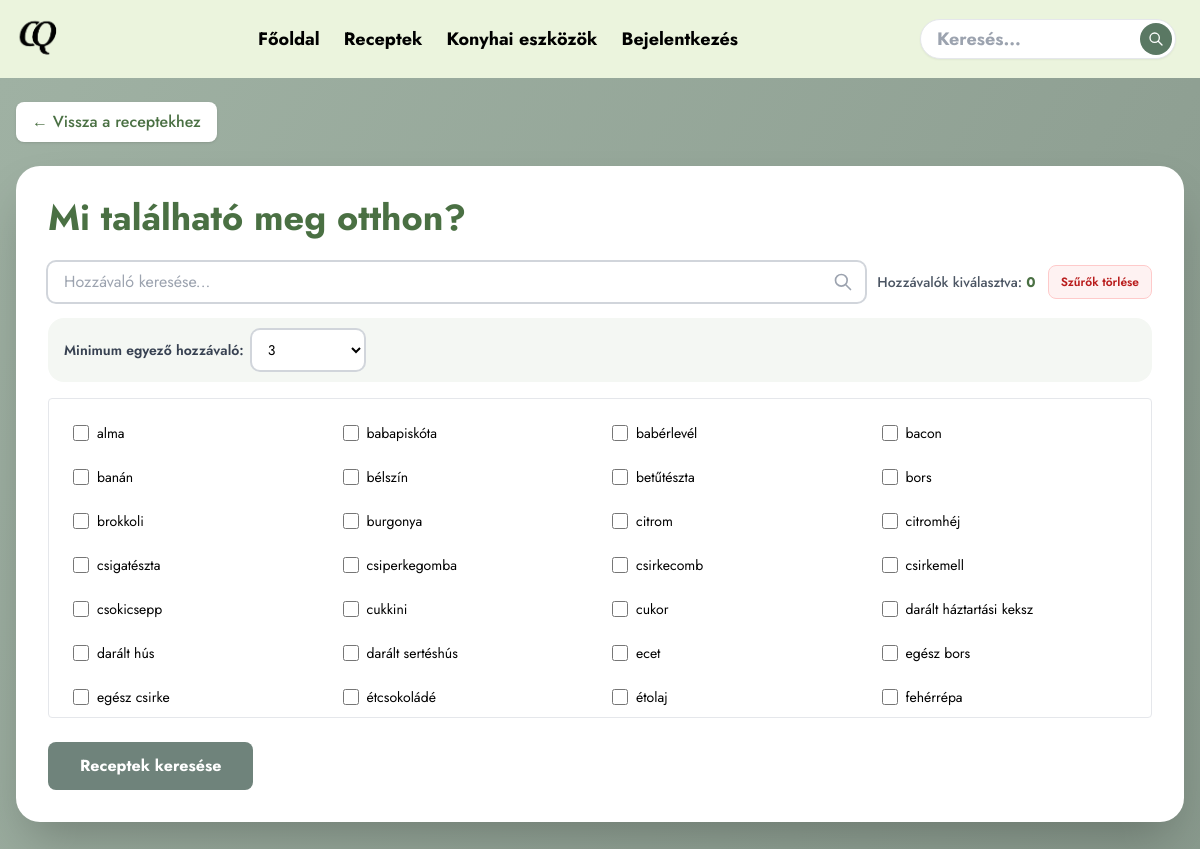
Screenshot of /views/receptek/hutom.php with the database file from the repository.
### tables this page shows
CREATE TABLE `hozzavalo` (
  `HozzavaloID` int(11) NOT NULL,
  `Elnevezes` varchar(50) NOT NULL,
  `Kep` varchar(255) DEFAULT NULL,
  `Torolve` tinyint(1) NOT NULL DEFAULT 0
);

### controller/HutoVezerlo.php (called while the page is built, shortened)
<?php
class HutoVezerlo
{
    private HutoTarolo $hutoTarolo;
    public function __construct(private PDO $pdo)
    {
        $this->hutoTarolo = new HutoTarolo($pdo);
    }
    private function alapViewData(): array
    {
        return [
            'osszesHozzavalo' => [],
            'szurtReceptek' => [],
            'kivalasztott' => [],
            'kivalasztottSet' => [],
            'minMatch' => 3,
            'receptHozzavalok' => [],
            'keresesTortent' => false,
        ];
    }
    public function kezeles(): array
    {
        $viewData = $this->alapViewData();
        $viewData['osszesHozzavalo'] = $this->hutoTarolo->osszesHozzavalo();
        $viewData['keresesTortent'] = ($_SERVER['REQUEST_METHOD'] === 'POST');
        $viewData['minMatch'] = isset($_POST['minMatch']) ? max(1, (int)$_POST['minMatch']) : 3;
        if (!$viewData['keresesTortent']) {
            return $viewData;
        }
        $viewData['kivalasztott'] = $this->tisztitottHozzavaloIdk($_POST['hozzavalok'] ?? []);
        $viewData['kivalasztottSet'] = array_flip($viewData['kivalasztott']);
        $viewData['szurtReceptek'] = $this->hutoTarolo->szurtReceptek($viewData['kivalasztott'], $viewData['minMatch']);
        return $viewData;
    }
}

### controller/HutoTarolo.php (called while the page is built, shortened)
<?php
class HutoTarolo
{
    public function osszesHozzavalo(): array
    {
        return $this->pdo->query("
            SELECT HozzavaloID, Elnevezes
            FROM hozzavalo
            WHERE Torolve = 0
            ORDER BY Elnevezes
        ")->fetchAll();
    }
}

### views/receptek/hutom.php (the view, shortened to what this page needs)
<?php
require_once __DIR__ . '/../../api/receptek_bootstrap.php';
require_once __DIR__ . '/../../controller/HutoVezerlo.php';
$vezerlo = new HutoVezerlo($pdo);
$viewData = $vezerlo->kezeles();
extract($viewData, EXTR_OVERWRITE);
include __DIR__ . '/../head.php';
?>
<main class="min-h-screen bg-gradient-to-br from-[#9FB1A3] to-[#7F8F83]">
    <div class="max-w-7xl mx-auto py-6 px-4">
        <a href="receptek.php"
           class="inline-flex items-center gap-2 mb-6 px-4 py-2 bg-white rounded-lg shadow hover:bg-gray-100 transition font-medium text-[#4A7043]">
            ← Vissza a receptekhez
        </a>
        <div class="bg-white rounded-3xl shadow-2xl p-8 mb-8">
            <h1 class="text-4xl font-bold text-[#4A7043] mb-6">Mi található meg otthon?</h1>
            <form method="POST" action="">
                <div class="flex flex-col gap-4 mb-4">
                    <div class="flex flex-col lg:flex-row lg:items-center gap-3">
                        <div class="relative flex-1 w-full">
                            <input type="text" id="hozzavaloKereses" placeholder="Hozzávaló keresése..."
                                   class="w-full h-10 rounded-lg bg-transparent ring-2 ring-gray-300 px-4 pr-10 focus:ring-[#5A7863] focus:outline-none">
                            <svg class="absolute right-3 top-2.5 w-5 h-5 text-gray-400" fill="none" stroke="currentColor" viewBox="0 0 24 24">
                                <path stroke-linecap="round" stroke-linejoin="round" stroke-width="2" d="M21 21l-6-6m2-5a7 7 0 11-14 0 7 7 0 0114 0z"></path>
                            </svg>
                        </div>
                        <div class="flex flex-wrap items-center gap-3 lg:justify-end">
                            <span class="text-sm font-medium text-gray-600">
                                Hozzávalók kiválasztva: <span id="kivalasztottSzamlalo" class="font-bold text-[#4A7043]">0 </span>
                            </span>
                            <button type="button" id="mindTorles"
                                    class="inline-flex items-center rounded-lg border border-red-200 bg-red-50 px-3 py-2 text-xs font-semibold text-red-700 hover:bg-red-100 transition whitespace-nowrap">
                                Szűrők törlése
                            </button>
                        </div>
                    </div>
                    <div class="flex flex-col sm:flex-row sm:items-center gap-2 rounded-2xl bg-[#F4F7F3] px-4 py-3">
                        <label for="minMatch" class="text-sm font-semibold text-gray-700">Minimum egyező hozzávaló:</label>
                        <select name="minMatch" id="minMatch"
                                class="h-10 rounded-lg ring-2 ring-gray-300 px-3 text-sm bg-white focus:ring-[#5A7863] focus:outline-none sm:w-28">
                            <?php for ($minimumEgyezesErtek = 1; $minimumEgyezesErtek <= 10; $minimumEgyezesErtek++): ?>
                                <option value="<?= $minimumEgyezesErtek ?>" <?= $minMatch === $minimumEgyezesErtek ? 'selected' : '' ?>><?= $minimumEgyezesErtek ?></option>
                            <?php endfor; ?>
                        </select>
                    </div>
                </div>
                <div id="hozzavaloLista"
                     class="grid grid-cols-2 md:grid-cols-3 lg:grid-cols-4 gap-2 max-h-80 overflow-y-auto border p-4 rounded">
                    <?php foreach ($osszesHozzavalo as $hozzavalo): ?>
                        <label class="hozzavalo-label flex items-center gap-2 cursor-pointer p-2 hover:bg-gray-100 rounded transition"
                               data-nev="<?= mb_strtolower(htmlspecialchars($hozzavalo["Elnevezes"])) ?>">
                            <input type="checkbox"
                                   name="hozzavalok[]"
                                   value="<?= $hozzavalo["HozzavaloID"] ?>"
                                   class="hozzavalo-checkbox w-4 h-4 accent-[#5A7863]"
                                   <?= isset($kivalasztottSet[$hozzavalo["HozzavaloID"]]) ? 'checked' : '' ?>>
                            <span class="text-sm"><?= htmlspecialchars($hozzavalo["Elnevezes"]) ?></span>
                        </label>
                    <?php endforeach; ?>
                </div>
                <button type="submit"
                        class="mt-6 bg-[#6F837B] text-white font-bold py-3 px-8 rounded-lg hover:bg-[#5a6b64] transition">
                    Receptek keresése
                </button>
            </form>
        </div>
    </div>
</main>
<?php require_once "../footer.php"; ?>

### assets/css/style.css (style rules this page uses)
html, body { font-family: "Jost", sans-serif !important; }
button, input, select, textarea { font-family: inherit !important; }

### rows the page displays
hozzavalo: Elnevezes "alma"
hozzavalo: Elnevezes "babapiskóta"
hozzavalo: Elnevezes "babérlevél"
hozzavalo: Elnevezes "bacon"
hozzavalo: Elnevezes "banán"
hozzavalo: Elnevezes "bélszín"
hozzavalo: Elnevezes "betűtészta"
hozzavalo: Elnevezes "bors"
hozzavalo: Elnevezes "brokkoli"
hozzavalo: Elnevezes "burgonya"
hozzavalo: Elnevezes "citrom"
hozzavalo: Elnevezes "citromhéj"
hozzavalo: Elnevezes "csigatészta"
hozzavalo: Elnevezes "csiperkegomba"
hozzavalo: Elnevezes "csirkecomb"
hozzavalo: Elnevezes "csirkemell"
hozzavalo: Elnevezes "csokicsepp"
hozzavalo: Elnevezes "cukkini"
hozzavalo: Elnevezes "cukor"
hozzavalo: Elnevezes "darált háztartási keksz"
hozzavalo: Elnevezes "darált hús"
hozzavalo: Elnevezes "darált sertéshús"
hozzavalo: Elnevezes "ecet"
hozzavalo: Elnevezes "egész bors"
hozzavalo: Elnevezes "egész csirke"
hozzavalo: Elnevezes "étcsokoládé"
hozzavalo: Elnevezes "étolaj"
hozzavalo: Elnevezes "fehérrépa"

### other values shown
form field minMatch "3"
